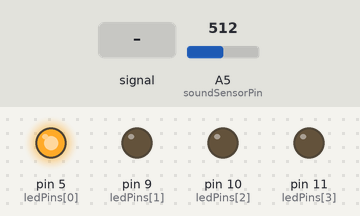
Bench run of a sketch on a simulated Arduino Uno, built with avr-gcc and run on an emulated ATmega328P. Shown: output pins drawn as LEDs (lit = HIGH). The test bench sets the inputs (shaded band); at power-on: A5 (soundSensorPin) = 512. What the sketch prints to the serial monitor is not drawn.

Above: at 1.2 s.
1.3 s: A5 (soundSensorPin) fed a 2 Hz sine of ±306 counts around its level
4.3 s: A5 (soundSensorPin) set to 716
7.3 s: A5 (soundSensorPin) fed a 2 Hz sine of ±306 counts around its level
At 10.1 s:
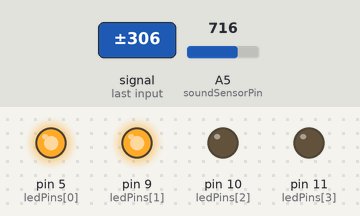
10.3 s: A5 (soundSensorPin) fed a 50 Hz sine of ±306 counts around its level
At 11.5 s:
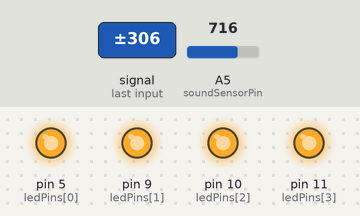
13.3 s: A5 (soundSensorPin) fed a 200 Hz sine of ±255 counts around its level
At 13.8 s:
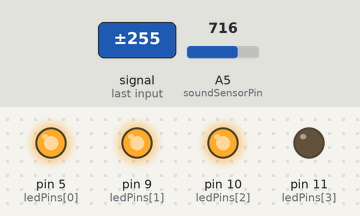
16.3 s: A5 (soundSensorPin) fed a 2 Hz sine of ±306 counts around its level
At 17.7 s:
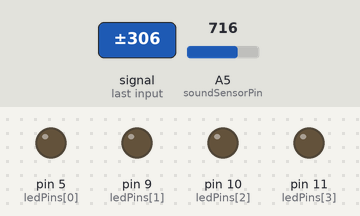
Timing chart, 0 to 46.8 s (numbered marks = the images above; inputs shaded):
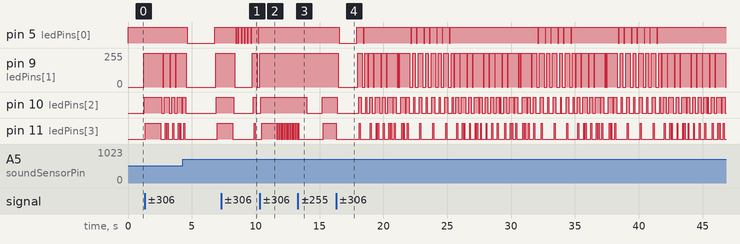

The sketch:

FairyWingsSoundResponsive.ino
```cpp
/*This work is licened under GPL 3

/* Pin Definitions */
//these are the pins for the Lilly Pad Simple. 5 will respond to lowest volume level, 11 to highest
int ledPins[] = {5,9,10,11};
int soundSensorPin = A5; //connect the microphone to pin A5. I used https://www.sparkfun.com/products/9964

/*Global Variables */
double nowLoud = 0; //most recent mic reading
double lowLoud = 0; //current lowest mic reading in sample set
double highLoud = 0; //current highest mic reading in sample set
double diffLoud = 0; //highLoud - lowLoud = actual volume level.

double lowDiffLoud =0; //lowest diff over sound dynamic sample cycles
double highDiffLoud =0; //highest diff over sound dynamic sample cycles
double diffDiffLoud =0; //highDiffLoud - lowDiffLoud = range of volume. Used later to reset the ranges


// starting audio levels. These initialization numbers are arbitrary, and dynamically adjusted at the end of the K loop
int levelOne = 0;
int levelTwo = 1;
int levelThree = 20;
int levelFour = 30;

int lastLevel = 0; // remember which level you are fading from

void setup()
{

 /* When booting, test all lights work
 for (int i=0; i<5; i++)
  {
    pinMode(ledPins[i], OUTPUT);
    digitalWrite(ledPins[i], HIGH);
    delay(1000);
    digitalWrite(ledPins[i], LOW);
    delay(250);
  }
 */
//the Serial output is very useful for debugging and seeing what the mic is actually picking up
//add your own serial output throughout the code as needed.
Serial.begin(9600);
Serial.println("Start");

}

void loop()  {

  for (int k=0; k<100; k++) { //after 100 sample cycles, re-adjust the levels to more closely reflect the ambient noise

    for (int j=0; j<100; j++){   //sample sound 100 times to get solid reading on 'loudness'

      nowLoud = analogRead(soundSensorPin); // this picks up amplitude, not volume

      if(j==0){ //the first time through,J will be 0, so initialize these to something useful - nowLoud will do
        lowLoud = nowLoud;
        highLoud = nowLoud;
      }

      if (nowLoud < lowLoud) { //if we've found a new low, keep track
        lowLoud = nowLoud;
      }

      if (nowLoud > highLoud){ //if we've found a new high, keep track
        highLoud = nowLoud;
      }

    } //END TAKE 100 AUDIO LEVEL SAMPLES to find volume

  //find 'volume' by subtracting the lowest sampled amplitude from the highest
  diffLoud = highLoud - lowLoud;


  /* Testing output
  Serial.print("nowLoud=");
  Serial.println(nowLoud);
 */

   //if it falls below the lowest threshold, turn all lights off. This adds more dynamic range.
  if (diffLoud < levelOne) {

      fade(lastLevel,0);
      lastLevel= 0;

  }  //else, if the volume is at least levelOne threshold, but not as much as level two threshold, light up the lowest lights only
  else if(diffLoud >= levelOne && diffLoud < levelTwo){

      fade(lastLevel,1);
      lastLevel= 1;

  }
  else if(diffLoud >= levelTwo && diffLoud < levelThree){

      fade(lastLevel,2);
      lastLevel= 2;

  }
  else if(diffLoud >= levelThree && diffLoud < levelFour){

      fade(lastLevel,3);
      lastLevel= 3;

  }
  else if(diffLoud >= levelFour){

      fade(lastLevel,4);
      lastLevel= 4;

  }

   // we need to keep track of the diff range - the lowest volume and the highest volume over the sample cycle time.
  // This lets us re-set the levels so the lights are responding to the range of volume actually experienced recently.

  if(k==0){ //the first time through, initialize these to something within the actual range
    lowDiffLoud = diffLoud; //we use diffLoud instead of nowLoud b/c we set the levels based on diff
    highDiffLoud = diffLoud;
  }
  if (diffLoud < lowDiffLoud) { //if we've found a new low, keep track
    lowDiffLoud = diffLoud;
  }
  if (diffLoud > highDiffLoud){ //if we've found a new high, keep track
    highDiffLoud = diffLoud;
  }

} // end k loop of 1000000 sample cyles

  //now that 1000000 samples have been processed, re-adjust the levels
  diffDiffLoud = highDiffLoud - lowDiffLoud; //the range  size

 /*
 //print out the values
  Serial.print("lowDiffLoud =");
  Serial.println(lowDiffLoud);
  Serial.print("highDiffLoud =");
  Serial.println(highDiffLoud);
 */

  levelOne = lowDiffLoud + (.1*diffDiffLoud); //for the lowest 10% of the sound range, light nothing up
  levelTwo = lowDiffLoud + (.35*diffDiffLoud); //level one is 10% to 35% of volume range
  levelThree = lowDiffLoud + (.6*diffDiffLoud); //level two is 35% to 60% of volume range
  levelFour = lowDiffLoud + (.85*diffDiffLoud);   //level four is 85% of range and higher


} // end loop. start over with the new ranges!

void fade(int lastLevel,int level){ //this function helps soften the effect of changing levels by adding a bit of fade

  if(lastLevel == level){ //if they are the same, return. This function is recursiveso, this will be reached.
    return;
  }

   int brightness;             //the amount to set the LED to
   int fadeSpeed = 15;          // the lower the number, the faster the speed
   int bright = 255; // Hightest possible brightness. Useful to set this lower when testing to be easier on the eyes
   int fadeAmount = bright/fadeSpeed; //by using a variable for the brightes, you can test at a less blinding level easily

   int fadePin;                //pin being currently faded
   int fadePinAdjustment;      //positive for going up, negative for going down
   int fadeNum = abs(lastLevel - level); //number of pins to fade

  //first determine if we are fading up or down
  if (lastLevel < level){  //we are fading up
    brightness = 0;        //the pins being faded start at 0
    fadePin = lastLevel;   //because it's zero indexed, level 1 is at index 0
    fadePinAdjustment = 1; //next pin to fade will be the one above this one
  }
  else if (lastLevel > level){ //we are fading down
    brightness = bright;       //the pins being faded start at the highest brightness
    fadeAmount = -fadeAmount;  //fading down, remember
    fadePin = lastLevel-1;     //the pins array is zero indexed, so subtract to be working on the correct index
    fadePinAdjustment = -1;    //next pin to fade will be the one below this one
  }


  for (int f=0; f<fadeSpeed; f++){
     Serial.println(brightness);
    brightness = brightness + fadeAmount;
    analogWrite(ledPins[fadePin], brightness);
                               //to slow the fade even more, add a delay here
  }
  //if the fade speed doesn't divide evenly into the bright, then the LEDs won't ever get to 0 brightness.
  //so, at the end of the loop for fading down, just set them to zero
  if (((bright%fadeSpeed) != 0) && (fadeAmount < 0)) { analogWrite(ledPins[fadePin],0); }

  if(fadeNum > 1){ //if we have more than one pin to fade,
      int adjustedLevel = lastLevel+fadePinAdjustment;  //this is the level we'll be fading to
      fade(adjustedLevel, level);  //fade all pins until you reach the goal level
  }


}
```

Measured:
- after the input at 1.3 s, pin 9 (ledPins[1]): goes 0/255 0.07 s, 255/255 0.50 s, 0/255 0.07 s, 255/255 0.36 s, 0/255 0.07 s, then 255/255, starting after 1.4 s; pin 10 (ledPins[2]): HIGH → LOW after 1.3 s, → HIGH 0.21 s later, → LOW 0.36 s later, → HIGH 0.21 s later, … (8 changes in this stretch)
- after the input at 7.3 s, pin 5 (ledPins[0]): goes LOW 0.07 s, HIGH 0.11 s, 4 × (LOW 0.07 s, HIGH 0.17 s), LOW 0.08 s, HIGH 0.50 s, LOW 0.07 s, then HIGH, starting after 1.1 s; pin 9 (ledPins[1]): 255/255 → 0/255 after 1.1 s, → 255/255 1.4 s later, → 0/255 0.36 s later
- after the input at 10.3 s, pin 9 (ledPins[1]): goes on until 10.3 s, then stays 255/255; pin 10 (ledPins[2]): goes on until 10.4 s, then stays HIGH
- after the input at 13.3 s, pin 9 (ledPins[1]): stops changing and stays 255/255
- after the input at 16.3 s, pin 9 (ledPins[1]): 255/255 → 0/255 after 0.17 s, → 255/255 1.5 s later, → 0/255 0.36 s later, → 255/255 0.21 s later, … (111 changes in this stretch)
